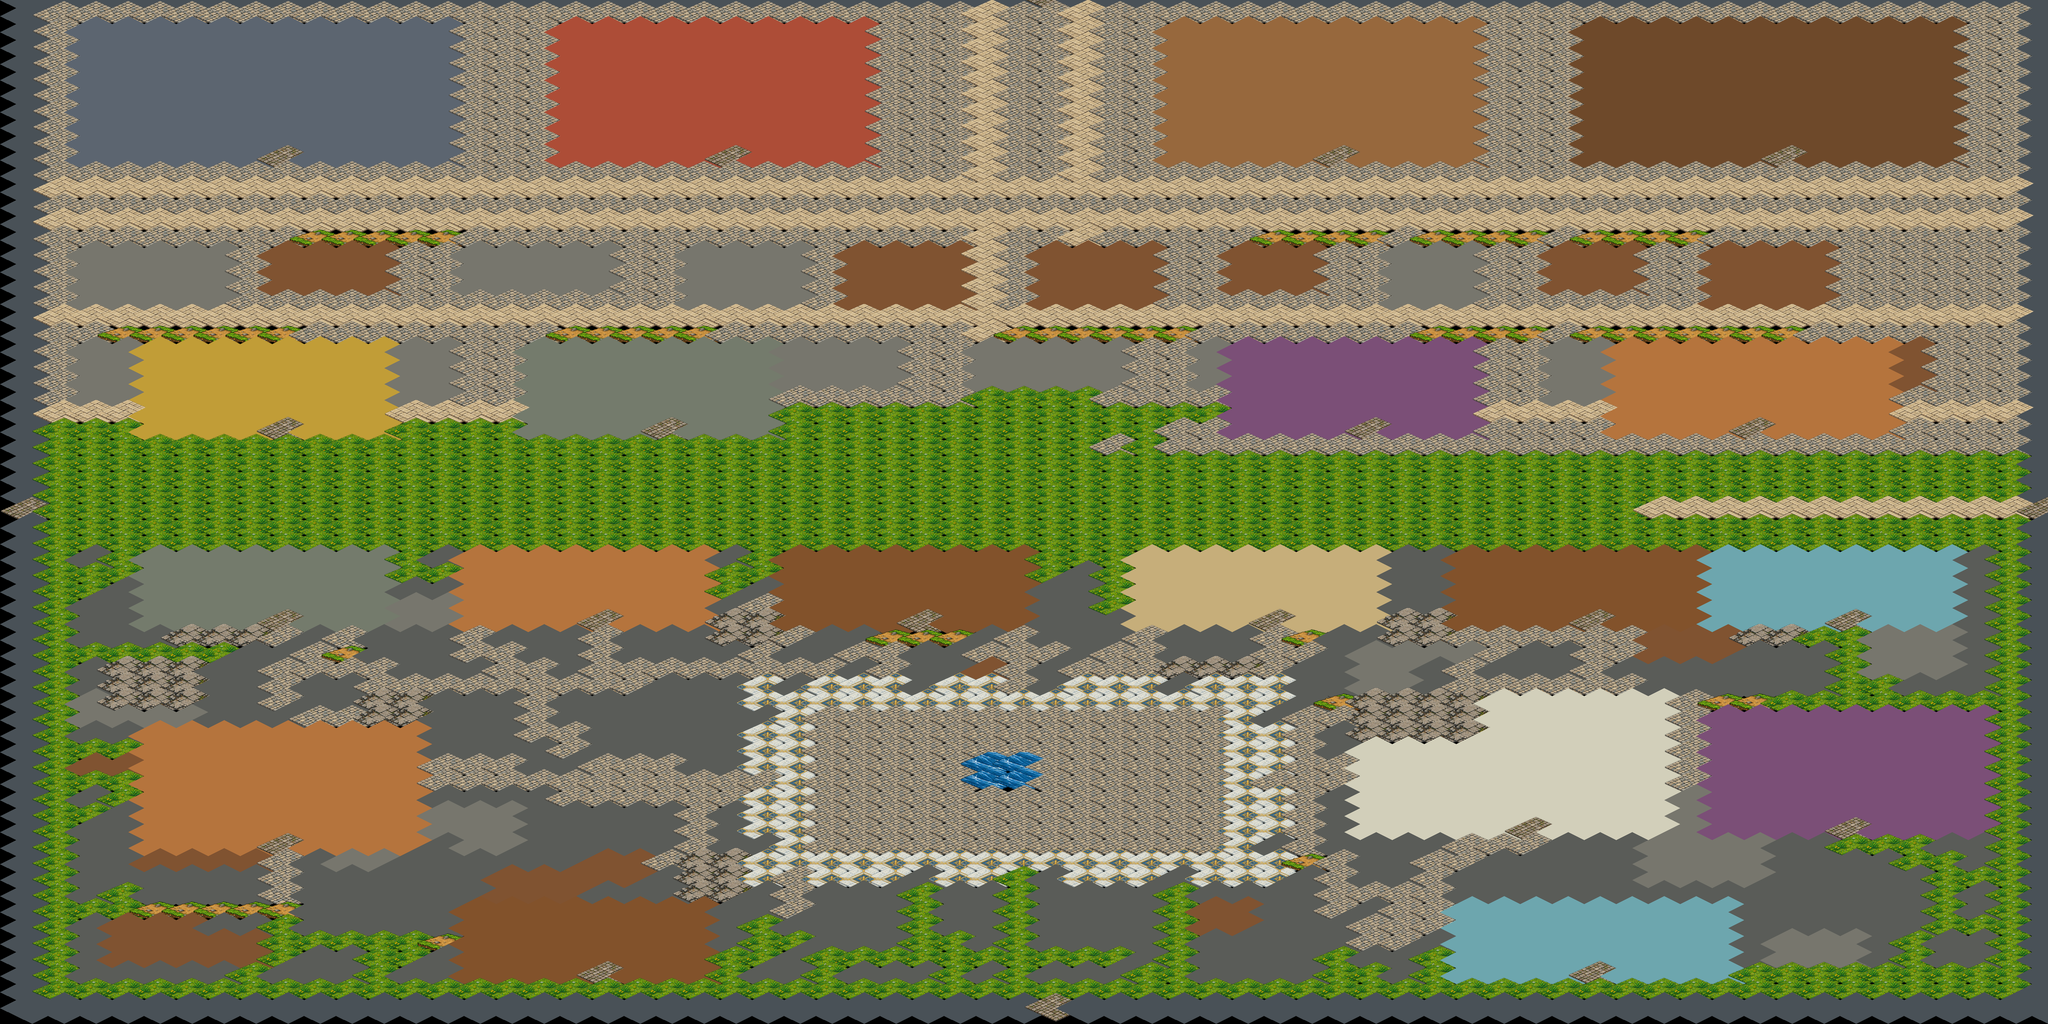

Rendered tile map (Tiled .tmx) drawn with the repository's tilesets; below, a short description and the map source with its tile grids summarised:
An orthogonal 64x64 tile map with 64x32 px tiles, 1 tile layer (suelo).

<map version="1.10" orientation="orthogonal" renderorder="right-down" width="64" height="64" tilewidth="64" tileheight="32" infinite="0" nextlayerid="2" nextobjectid="1">
 <tileset firstgid="1" name="terreno_mundo" tilewidth="128" tileheight="64" tilecount="76" columns="8">
  <image source="../textures/terreno_mundo.png" width="1024" height="640" />
  <tile id="13">
   <properties>
    <property name="collision" type="bool" value="true" />
   </properties>
  </tile>
  <tile id="30">
   <properties>
    <property name="collision" type="bool" value="true" />
   </properties>
  </tile>
  <tile id="35">
   <properties>
    <property name="collision" type="bool" value="true" />
   </properties>
  </tile>
  <tile id="41">
   <properties>
    <property name="collision" type="bool" value="true" />
   </properties>
  </tile>
  <tile id="46">
   <properties>
    <property name="collision" type="bool" value="true" />
   </properties>
  </tile>
  <tile id="47">
   <properties>
    <property name="collision" type="bool" value="true" />
   </properties>
  </tile>
  <tile id="48">
   <properties>
    <property name="collision" type="bool" value="true" />
   </properties>
  </tile>
  <tile id="49">
   <properties>
    <property name="collision" type="bool" value="true" />
   </properties>
  </tile>
  <tile id="50">
   <properties>
    <property name="collision" type="bool" value="true" />
   </properties>
  </tile>
  <tile id="51">
   <properties>
    <property name="collision" type="bool" value="true" />
   </properties>
  </tile>
  <tile id="52">
   <properties>
    <property name="collision" type="bool" value="true" />
   </properties>
  </tile>
  <tile id="53">
   <properties>
    <property name="collision" type="bool" value="true" />
   </properties>
  </tile>
  <tile id="54">
   <properties>
    <property name="collision" type="bool" value="true" />
   </properties>
  </tile>
  <tile id="55">
   <properties>
    <property name="collision" type="bool" value="true" />
   </properties>
  </tile>
  <tile id="56">
   <properties>
    <property name="collision" type="bool" value="true" />
   </properties>
  </tile>
  <tile id="57">
   <properties>
    <property name="collision" type="bool" value="true" />
   </properties>
  </tile>
  <tile id="58">
   <properties>
    <property name="collision" type="bool" value="true" />
   </properties>
  </tile>
  <tile id="59">
   <properties>
    <property name="collision" type="bool" value="true" />
   </properties>
  </tile>
  <tile id="64">
   <properties>
    <property name="collision" type="bool" value="true" />
   </properties>
  </tile>
  <tile id="65">
   <properties>
    <property name="collision" type="bool" value="true" />
   </properties>
  </tile>
  <tile id="66">
   <properties>
    <property name="collision" type="bool" value="true" />
   </properties>
  </tile>
  <tile id="68">
   <properties>
    <property name="collision" type="bool" value="true" />
   </properties>
  </tile>
  <tile id="72">
   <properties>
    <property name="collision" type="bool" value="true" />
   </properties>
  </tile>
 </tileset>
 <layer id="1" name="suelo" width="64" height="64">
  <data>[4096 cells, 4096 non-empty, 24 distinct tile ids]</data>
 </layer>
</map>
